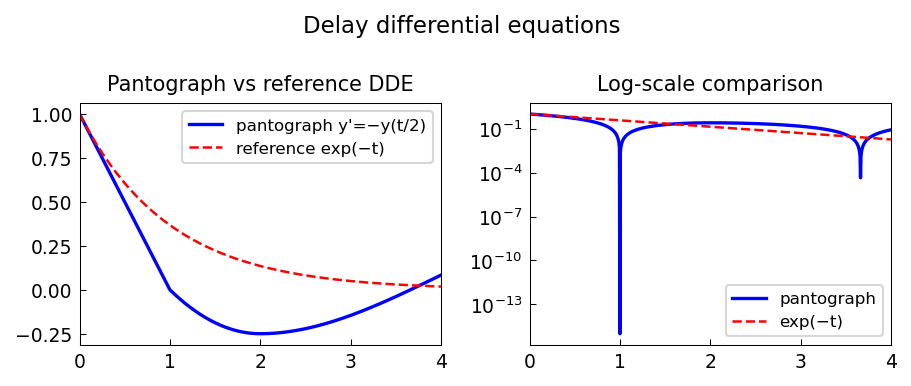

Python code for this plot:
"""Delay differential equations.

Demonstrates solving simple delay differential equations (DDEs) numerically.
The pantograph equation y'(t) = -y(t/2), y(0)=1 has solution related to the
q-exponential. We solve it step-by-step using scipy on successive intervals.

Credit: Chebfun example ode-nonlin/DelayDifferentialEquations.m (Nick Hale, Jun 2022).
Original MATLAB Chebfun: Copyright 2017 by The University of Oxford and
The Chebfun Developers. See https://www.chebfun.org/ for Chebfun information.
"""
import os; os.environ.setdefault("XLA_PYTHON_CLIENT_PREALLOCATE", "false")

import matplotlib
matplotlib.use("Agg")
import matplotlib.pyplot as plt
import jax.numpy as jnp
import numpy as np
from scipy.integrate import solve_ivp
import sys, os
sys.path.insert(0, os.path.join(os.path.dirname(__file__), '..', '..', 'src'))

import chebfunjax as cj
from chebfunjax.plotting import chebfun_style
chebfun_style()

def run():
    print("=" * 60)
    print("Delay differential equations (DDEs)")
    print("=" * 60)

    # Solve y'(t) = -y(t/2), y(0) = 1 on successive intervals
    # On [0, 1]: y(t/2) = y(t/2) where t/2 in [0, 0.5] (known from initial condition)
    # Use scipy, splitting into intervals [0,1], [1,2], [2,3], [3,4]
    # On each interval, the delayed argument t/2 is in the previous interval

    T = 4.0
    n_per_interval = 200
    intervals = [(0.0, 1.0), (1.0, 2.0), (2.0, 3.0), (3.0, T)]

    # Solve step by step, building dense representation
    t_all = [0.0]
    y_all = [1.0]

    for a, b in intervals:
        t_prev = np.array(t_all)
        y_prev = np.array(y_all)

        def rhs(t, y_):
            t_half = t / 2.0
            return [-np.interp(t_half, t_prev, y_prev)]

        t_eval = np.linspace(a, b, n_per_interval)
        sol = solve_ivp(rhs, [a, b], [y_all[-1]],
                        t_eval=t_eval, rtol=1e-10, atol=1e-12)
        t_all = np.concatenate([t_all[:-1], sol.t])
        y_all = np.concatenate([y_all[:-1], sol.y[0]])

    t_arr = np.array(t_all)
    y = np.array(y_all)

    print(f"\nPantograph solution y'(t)=-y(t/2) on [0, {T}]:")
    print(f"  y(0) = {y[0]:.6f}  (initial condition = 1)")
    print(f"  y(T={T}) = {y[-1]:.6f}")
    print(f"  y range: [{np.min(y):.4f}, {np.max(y):.4f}]")
    # The solution should decrease from y(0)=1
    assert y[0] > y[-1], "Pantograph solution should decrease"
    # Solution should remain bounded
    assert np.max(np.abs(y)) < 10.0

    # Reference: simple ODE y'(t) = -y(t) => y = exp(-t)
    # Verified via Chebfun differentiation
    print("\nReference: y'(t) = -y(t), y(0)=1 => y=exp(-t)")
    dom_ref = (0.0, T)
    y_exact = cj.chebfun(lambda t: jnp.exp(-t), domain=dom_ref)
    t_test = jnp.linspace(0.0, T, 200)
    res = y_exact.diff()(t_test) + y_exact(t_test)
    max_res = float(jnp.max(jnp.abs(res)))
    print(f"  Chebfun ODE residual for exp(-t): {max_res:.2e}")
    assert max_res < 1e-12

    # Wrap pantograph solution in Chebfun for analysis
    y_panto = cj.chebfun(
        lambda t: jnp.interp(t, jnp.array(t_arr), jnp.array(y)),
        domain=dom_ref, n=64
    )
    print(f"  Pantograph Chebfun length: {len(y_panto)}")
    # Verify: pantograph decays from 1.0
    assert float(y_panto(jnp.array(0.0))) > 0.9

    # --- Plot -------------------------------------------------------
    _here = os.path.dirname(os.path.abspath(__file__))
    t_ref = np.linspace(0, T, 500)
    y_ref = np.exp(-t_ref)

    fig, axes = plt.subplots(1, 2)

    axes[0].plot(t_arr, y, 'b', linewidth=1.6, label="pantograph y'=−y(t/2)")
    axes[0].plot(t_ref, y_ref, 'r--', linewidth=1.2, label="reference exp(−t)")
    axes[0].set_title("Pantograph vs reference DDE", fontsize=10)
    axes[0].legend(fontsize=8)

    axes[1].semilogy(t_arr, np.clip(np.abs(y), 1e-15, None), 'b',
                     linewidth=1.6, label="pantograph")
    axes[1].semilogy(t_ref, y_ref, 'r--', linewidth=1.2, label="exp(−t)")
    axes[1].set_title("Log-scale comparison", fontsize=10)
    axes[1].legend(fontsize=8)

    fig.suptitle("Delay differential equations", fontsize=11)
    fig.tight_layout()
    fig.savefig(os.path.join(_here, "delay_odes.png"), dpi=150, bbox_inches="tight")
    plt.close(fig)

    print("\nAll assertions passed.")
    return True

if __name__ == "__main__":
    run()
